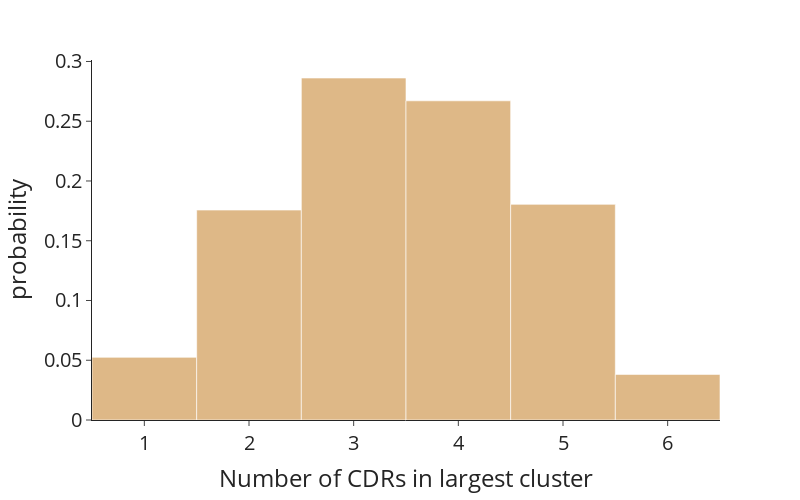

This figure's notebook cell:
### Markdown cell above
### number_of_cdrs_in_the_biggest_cluster

### Code cell
fig_si = px.histogram(pd.DataFrame({'count':cdr_count_largest_cluster}),
    histnorm = 'probability', x='count', labels={'count': "Number of CDRs in largest cluster"})
fig_si.update_xaxes(tick0 = 1, dtick=1)
fig_si.update_traces(marker = {'color': 'BurlyWood'})
fig_si.update_layout(font_size=20, width=800, height=500)

### Figure 1 — Plotly figure (JSON) as saved in the notebook; plotly's stock layout.template omitted (floating-point values rounded to 4 significant figures; data arrays with more than 128 entries replaced by an {"elided": "..."} marker saying what was removed)
{"data": [{"alignmentgroup": "True", "bingroup": "x", "histnorm": "probability", "hovertemplate": "Number of CDRs in largest cluster=%{x}<br>probability=%{y}<extra></extra>", "legendgroup": "", "marker": {"color": "BurlyWood", "pattern": {"shape": ""}}, "name": "", "offsetgroup": "", "orientation": "v", "showlegend": false, "type": "histogram", "x": {"elided": "1258 int values"}, "xaxis": "x", "yaxis": "y"}], "layout": {"barmode": "relative", "font": {"size": 20}, "height": 500, "legend": {"tracegroupgap": 0}, "margin": {"t": 60}, "width": 800, "xaxis": {"anchor": "y", "domain": [0, 1], "dtick": 1, "tick0": 1, "title": {"text": "Number of CDRs in largest cluster"}}, "yaxis": {"anchor": "x", "domain": [0, 1], "title": {"text": "probability"}}}}
